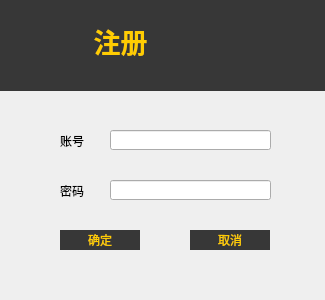
<?xml version="1.0" encoding="UTF-8"?>
<ui version="4.0">
 <class>regAccountDialog</class>
 <widget class="QDialog" name="regAccountDialog">
  <property name="windowModality">
   <enum>Qt::ApplicationModal</enum>
  </property>
  <property name="geometry">
   <rect>
    <x>0</x>
    <y>0</y>
    <width>325</width>
    <height>300</height>
   </rect>
  </property>
  <property name="minimumSize">
   <size>
    <width>325</width>
    <height>300</height>
   </size>
  </property>
  <property name="maximumSize">
   <size>
    <width>325</width>
    <height>300</height>
   </size>
  </property>
  <property name="windowTitle">
   <string>注册</string>
  </property>
  <property name="windowIcon">
   <iconset resource="icons.qrc">
    <normaloff>:/icon/Icon/main.png</normaloff>:/icon/Icon/main.png</iconset>
  </property>
  <widget class="QLineEdit" name="lineEditAccount">
   <property name="geometry">
    <rect>
     <x>110</x>
     <y>130</y>
     <width>161</width>
     <height>20</height>
    </rect>
   </property>
  </widget>
  <widget class="QLabel" name="labelAccount">
   <property name="geometry">
    <rect>
     <x>60</x>
     <y>130</y>
     <width>54</width>
     <height>21</height>
    </rect>
   </property>
   <property name="text">
    <string>账号</string>
   </property>
  </widget>
  <widget class="QLabel" name="labelPassword">
   <property name="geometry">
    <rect>
     <x>60</x>
     <y>180</y>
     <width>54</width>
     <height>21</height>
    </rect>
   </property>
   <property name="text">
    <string>密码</string>
   </property>
  </widget>
  <widget class="QLineEdit" name="lineEditPassword">
   <property name="geometry">
    <rect>
     <x>110</x>
     <y>180</y>
     <width>161</width>
     <height>20</height>
    </rect>
   </property>
  </widget>
  <widget class="QPushButton" name="buttonOk">
   <property name="geometry">
    <rect>
     <x>60</x>
     <y>230</y>
     <width>80</width>
     <height>20</height>
    </rect>
   </property>
   <property name="styleSheet">
    <string notr="true">background-color: rgb(55, 55, 55);
color: rgb(255, 204, 1);
border-style: solid</string>
   </property>
   <property name="text">
    <string>确定</string>
   </property>
  </widget>
  <widget class="QPushButton" name="buttonCancel">
   <property name="geometry">
    <rect>
     <x>190</x>
     <y>230</y>
     <width>80</width>
     <height>20</height>
    </rect>
   </property>
   <property name="styleSheet">
    <string notr="true">color: rgb(255, 204, 1);
background-color: rgb(55, 55, 55);
border-style: solid</string>
   </property>
   <property name="text">
    <string>取消</string>
   </property>
  </widget>
  <widget class="QLabel" name="label_4">
   <property name="geometry">
    <rect>
     <x>90</x>
     <y>20</y>
     <width>61</width>
     <height>41</height>
    </rect>
   </property>
   <property name="font">
    <font>
     <family>宋体</family>
     <pointsize>20</pointsize>
     <weight>75</weight>
     <bold>true</bold>
    </font>
   </property>
   <property name="styleSheet">
    <string notr="true">color: rgb(255, 204, 1);</string>
   </property>
   <property name="text">
    <string>注册</string>
   </property>
   <property name="alignment">
    <set>Qt::AlignCenter</set>
   </property>
  </widget>
  <widget class="QLabel" name="label_3">
   <property name="geometry">
    <rect>
     <x>0</x>
     <y>0</y>
     <width>331</width>
     <height>91</height>
    </rect>
   </property>
   <property name="minimumSize">
    <size>
     <width>0</width>
     <height>0</height>
    </size>
   </property>
   <property name="styleSheet">
    <string notr="true">background-color: rgb(55, 55, 55);</string>
   </property>
   <property name="text">
    <string/>
   </property>
  </widget>
  <widget class="QLabel" name="label_5">
   <property name="geometry">
    <rect>
     <x>20</x>
     <y>20</y>
     <width>48</width>
     <height>48</height>
    </rect>
   </property>
   <property name="text">
    <string/>
   </property>
   <property name="pixmap">
    <pixmap resource="icons.qrc">:/icon/Icon/register_yellow.png</pixmap>
   </property>
  </widget>
  <zorder>lineEditAccount</zorder>
  <zorder>labelAccount</zorder>
  <zorder>labelPassword</zorder>
  <zorder>lineEditPassword</zorder>
  <zorder>buttonOk</zorder>
  <zorder>buttonCancel</zorder>
  <zorder>label_3</zorder>
  <zorder>label_5</zorder>
  <zorder>label_4</zorder>
 </widget>
 <resources>
  <include location="icons.qrc"/>
 </resources>
 <connections/>
</ui>
